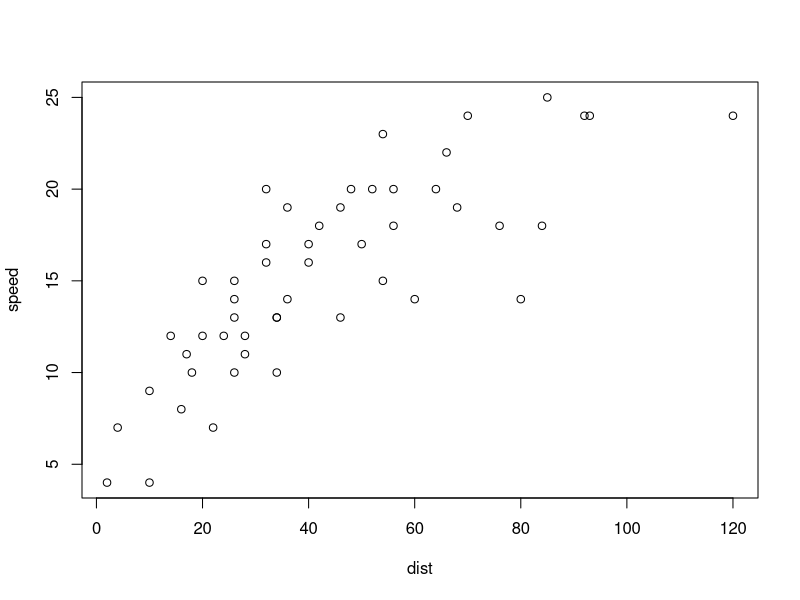
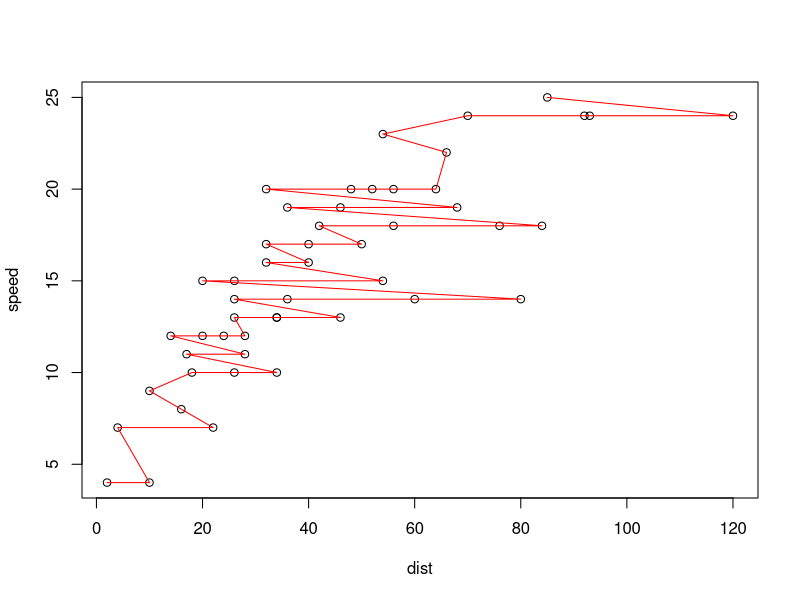
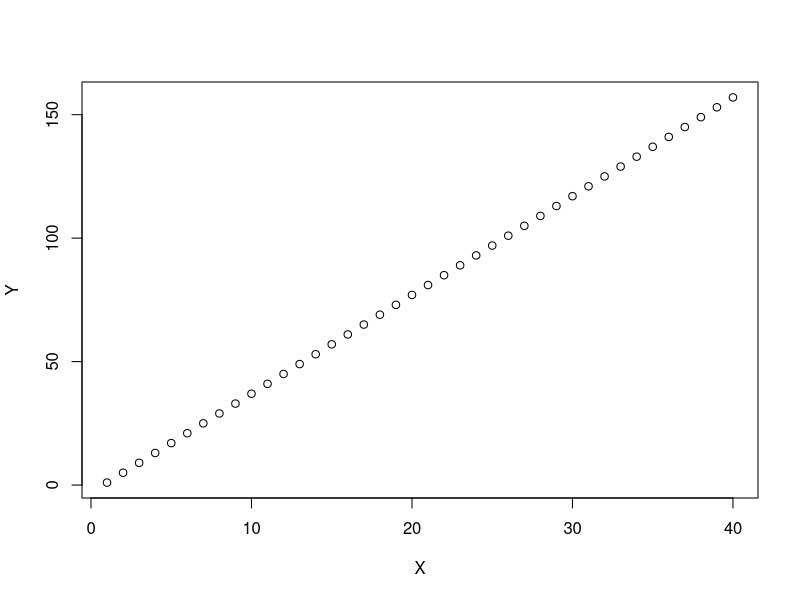

Recreate these plots in R, in order.
## ---- chunk 1
knitr::opts_chunk$set(echo = TRUE)
## ---- chunk 2
plot(speed ~ dist, data = cars)
## ---- chunk 3
plot(speed ~ dist, data = cars)
lines(speed ~ dist, data = cars, col = "red")
## ---- chunk 4

## We are going to use the seq()- function to generate a sequence of numbers. 
## The function has three arguments that determine the sequence.

## Here "<-" means "gets the values(s)". Think of it as an "=" sign
Y <- seq(from = 1, to = 160, by = 4)
X <- seq(from = 1, to = 40, by = 1)

Y
X

plot(Y ~ X)
## ---- chunk 5

## Create a new vector, N
N <- seq(from = 1, to = 10, by = 1)

## Multipliy N with 3:
N * 3

## Multipliy N with another vector:
M <- seq(from = 1, to = 10, by = 2)

N * M
